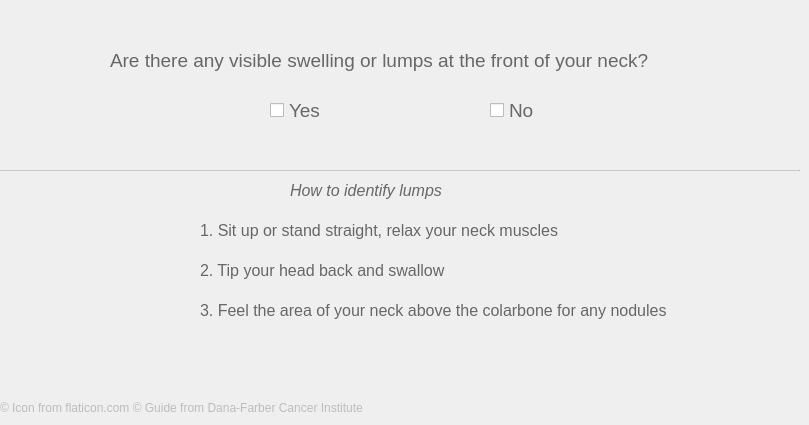
   <widget class="QWidget" name="q2">
    <attribute name="title">
     <string>Lumps</string>
    </attribute>
    <widget class="QLabel" name="label_4">
     <property name="geometry">
      <rect>
       <x>0</x>
       <y>400</y>
       <width>411</width>
       <height>16</height>
      </rect>
     </property>
     <property name="styleSheet">
      <string notr="true">color: rgb(188, 188, 188);</string>
     </property>
     <property name="text">
      <string>© Icon from flaticon.com © Guide from Dana-Farber Cancer Institute</string>
     </property>
    </widget>
    <widget class="QLabel" name="Question_8">
     <property name="geometry">
      <rect>
       <x>110</x>
       <y>40</y>
       <width>651</width>
       <height>41</height>
      </rect>
     </property>
     <property name="font">
      <font>
       <family>Arial</family>
       <pointsize>14</pointsize>
       <weight>50</weight>
       <bold>false</bold>
      </font>
     </property>
     <property name="styleSheet">
      <string notr="true">color: rgb(103, 103, 103);</string>
     </property>
     <property name="text">
      <string>Are there any visible swelling or lumps at the front of your neck?</string>
     </property>
    </widget>
    <widget class="QCheckBox" name="NoSwelling">
     <property name="geometry">
      <rect>
       <x>490</x>
       <y>100</y>
       <width>61</width>
       <height>20</height>
      </rect>
     </property>
     <property name="font">
      <font>
       <family>Arial</family>
       <pointsize>14</pointsize>
       <weight>50</weight>
       <bold>false</bold>
      </font>
     </property>
     <property name="styleSheet">
      <string notr="true">color: rgb(103, 103, 103);</string>
     </property>
     <property name="text">
      <string>No</string>
     </property>
    </widget>
    <widget class="QCheckBox" name="YesSwelling">
     <property name="geometry">
      <rect>
       <x>270</x>
       <y>100</y>
       <width>61</width>
       <height>20</height>
      </rect>
     </property>
     <property name="font">
      <font>
       <family>Arial</family>
       <pointsize>14</pointsize>
       <weight>50</weight>
       <bold>false</bold>
      </font>
     </property>
     <property name="styleSheet">
      <string notr="true">color: rgb(103, 103, 103);</string>
     </property>
     <property name="text">
      <string>Yes</string>
     </property>
    </widget>
    <widget class="Line" name="line_2">
     <property name="geometry">
      <rect>
       <x>0</x>
       <y>170</y>
       <width>800</width>
       <height>1</height>
      </rect>
     </property>
     <property name="styleSheet">
      <string notr="true">background-color: rgb(176, 176, 176);</string>
     </property>
     <property name="orientation">
      <enum>Qt::Horizontal</enum>
     </property>
    </widget>
    <widget class="QLabel" name="Question_9">
     <property name="geometry">
      <rect>
       <x>290</x>
       <y>180</y>
       <width>201</width>
       <height>21</height>
      </rect>
     </property>
     <property name="font">
      <font>
       <family>Arial</family>
       <pointsize>12</pointsize>
       <weight>50</weight>
       <italic>true</italic>
       <bold>false</bold>
      </font>
     </property>
     <property name="styleSheet">
      <string notr="true">color: rgb(103, 103, 103);</string>
     </property>
     <property name="text">
      <string>How to identify lumps</string>
     </property>
    </widget>
    <widget class="QLabel" name="Question_10">
     <property name="geometry">
      <rect>
       <x>200</x>
       <y>210</y>
       <width>461</width>
       <height>41</height>
      </rect>
     </property>
     <property name="font">
      <font>
       <family>Arial</family>
       <pointsize>12</pointsize>
       <weight>50</weight>
       <bold>false</bold>
      </font>
     </property>
     <property name="styleSheet">
      <string notr="true">color: rgb(103, 103, 103);</string>
     </property>
     <property name="text">
      <string>1. Sit up or stand straight, relax your neck muscles</string>
     </property>
    </widget>
    <widget class="QLabel" name="Question_11">
     <property name="geometry">
      <rect>
       <x>200</x>
       <y>250</y>
       <width>421</width>
       <height>41</height>
      </rect>
     </property>
     <property name="font">
      <font>
       <family>Arial</family>
       <pointsize>12</pointsize>
       <weight>50</weight>
       <bold>false</bold>
      </font>
     </property>
     <property name="styleSheet">
      <string notr="true">color: rgb(103, 103, 103);</string>
     </property>
     <property name="text">
      <string>2. Tip your head back and swallow</string>
     </property>
    </widget>
    <widget class="QLabel" name="Question_12">
     <property name="geometry">
      <rect>
       <x>200</x>
       <y>290</y>
       <width>591</width>
       <height>41</height>
      </rect>
     </property>
     <property name="font">
      <font>
       <family>Arial</family>
       <pointsize>12</pointsize>
       <weight>50</weight>
       <bold>false</bold>
      </font>
     </property>
     <property name="styleSheet">
      <string notr="true">color: rgb(103, 103, 103);</string>
     </property>
     <property name="text">
      <string>3. Feel the area of your neck above the colarbone for any nodules</string>
     </property>
    </widget>
   </widget>
